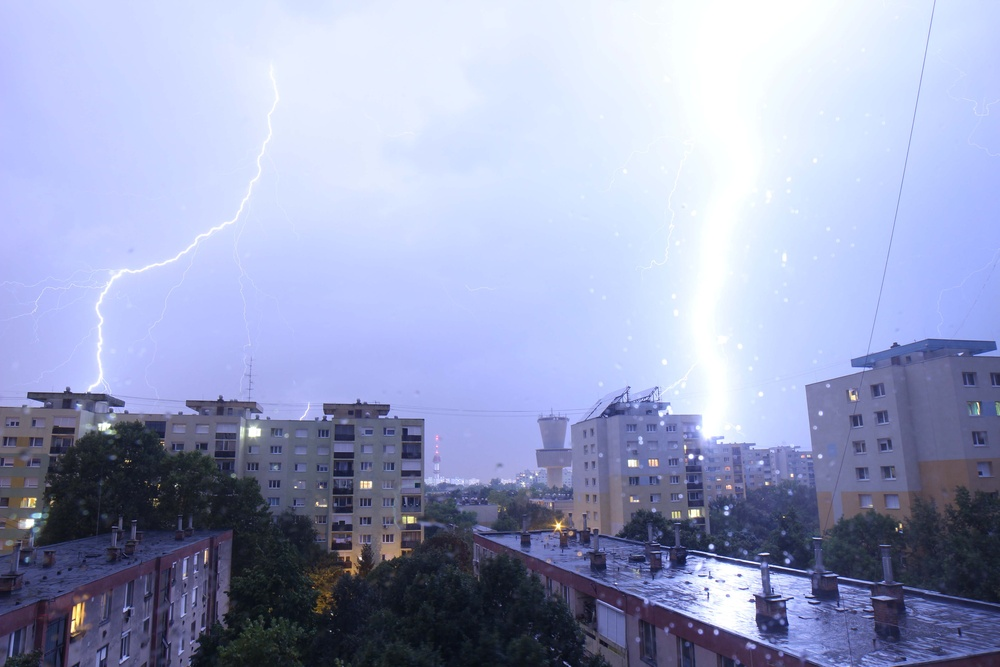
#> input picture double_jpeg/IMG_1515_szerkesztett.jpg, 1000 x 667 px, shrunk from 5184 x 3456 before the run
$ python double_jpeg.py IMG_1515_szerkesztett.jpg 5 5
#> lines starting #> are read from the running program, lines starting #| are printed output that depends on the picture
import sys

import cv2
import numpy as np
from matplotlib import pyplot as plt

path = sys.argv[1]
image = cv2.imread(path)
#> image is the input picture: shape (667, 1000, 3); mean B, G, R 195.1, 162.2, 155

write_coordinates = False

if len(sys.argv) == 4:
    x = int(sys.argv[2])
    y = int(sys.argv[3])
    write_coordinates = True

if image.shape[0] % 8 != 0:
    rows = image.shape[0] + 8 - image.shape[0] % 8;
#> rows = 672
else:
    rows = image.shape[0];
if image.shape[1] % 8 != 0:
    cols = image.shape[1] + 8 - image.shape[1] % 8;
else:
    cols = image.shape[1];
#> cols = 1000

im2 = np.zeros((rows, cols, 3), np.uint8)
im2[0:image.shape[0], 0:image.shape[1]] = image
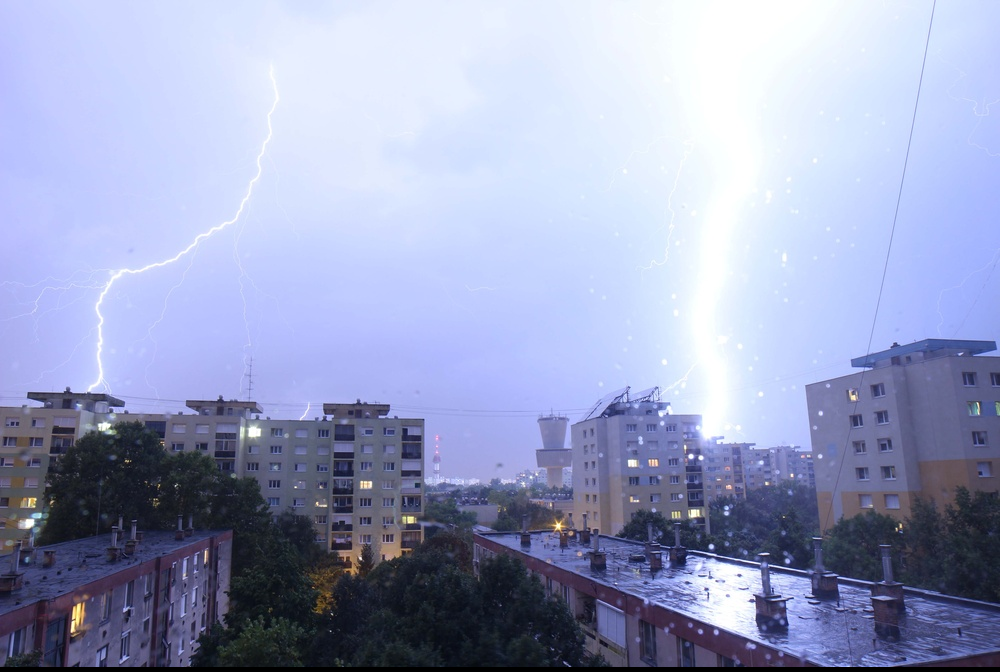
#> im2: shape (672, 1000, 3); mean B, G, R 193.7, 161, 153.9

n = im2.shape[0]*im2.shape[1]/64
#> n = 10500

luminance = cv2.cvtColor(im2, cv2.COLOR_BGR2YCR_CB)[:,:,0]
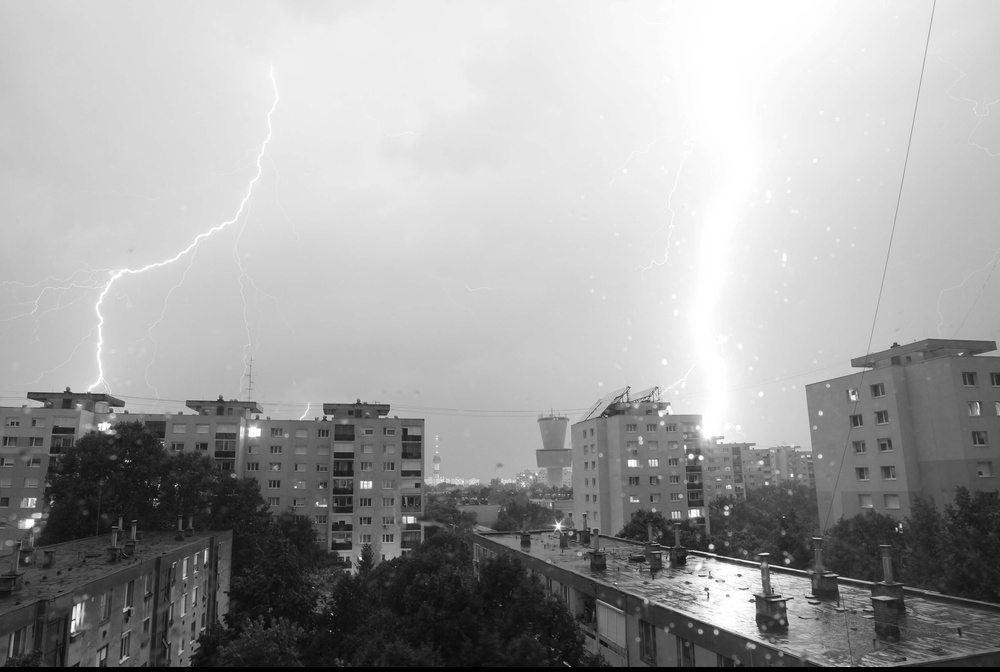
#> luminance: shape (672, 1000); min 0, max 255, mean 162.6

luminance = luminance.reshape(int(n), 8, -1, 8).swapaxes(1, 2).reshape(-1, 8, 8)

dct_values = np.zeros((int(n), 8,8), dtype=np.float32)
for i in range(0, int(n)):
    dct_values[i] = cv2.dct(np.float32(luminance[i]))

if write_coordinates:
    plt.hist(
        dct_values[:, x, y],
        bins=np.arange(dct_values[:, x, y].min(), dct_values[:, x, y].max()))
else:
    f,a1 = plt.subplots(8,8)
    a1 = a1.ravel()
    for idx,ax in enumerate(a1):
        data = dct_values[:,int(idx / 8), int(idx % 8)]
        ax.hist(data, bins=np.arange(data.min(), data.max()))

plt.show()
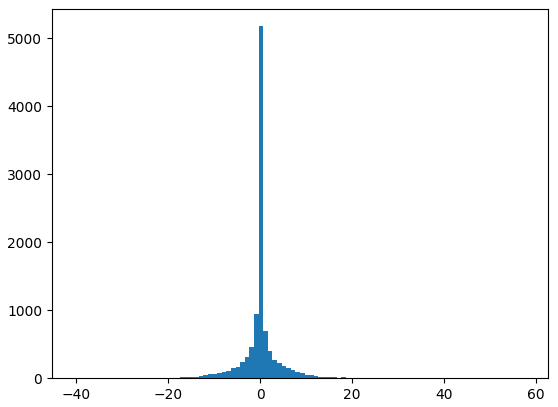
#> figure drawn by matplotlib, 1 panel; tallest bar 5179 high, from x = -0.35 to 0.65
